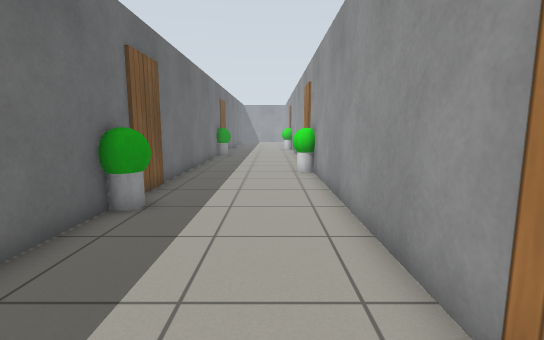
View 1 (above)

12 first-person views from a walk through a robot-simulator world made for Gazebo. The camera is 0.94 m above the floor, tilts 8° down and sees 85° across. The floor is counted in squares, 0.5 m on a side. Each view is taken from the middle of a square. On the plan, view 1 faces up. The plan holds only what a view shows up to about 16 squares ahead; the rest is blank. The place goes on beyond the plan. Simple patterns stand in for the simulator's built-in surfaces.

View 2
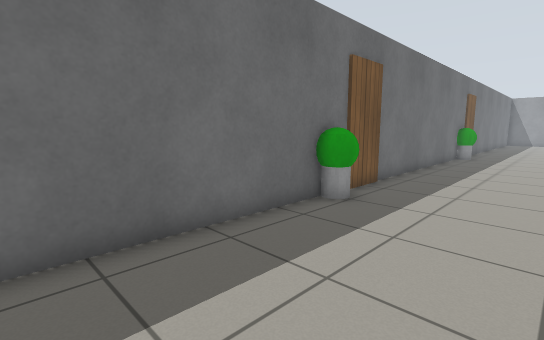

View 3
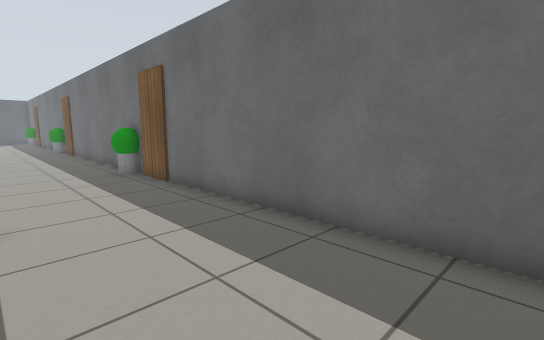

View 4
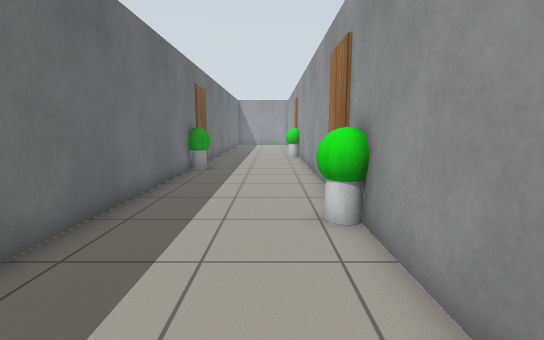

View 5
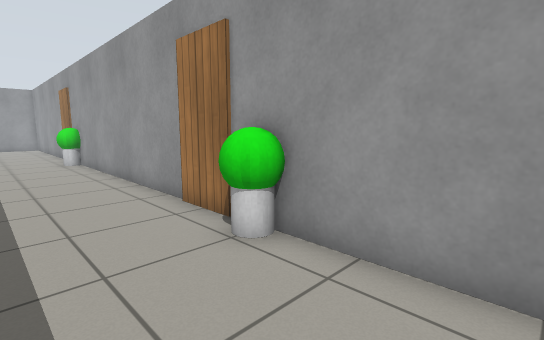

View 6
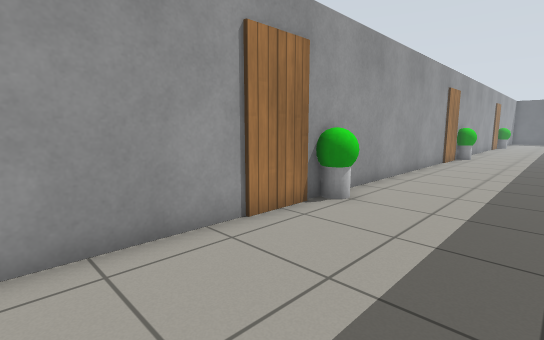

View 7
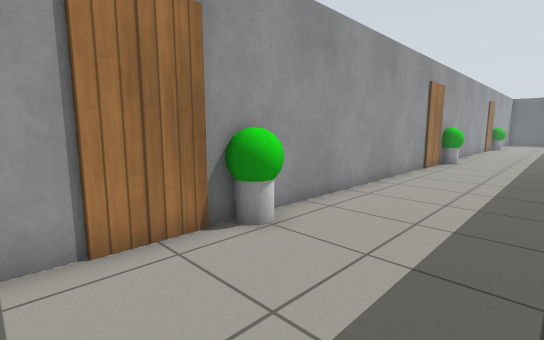

View 8
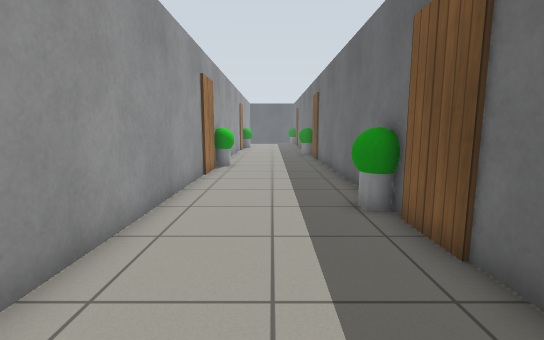

View 9
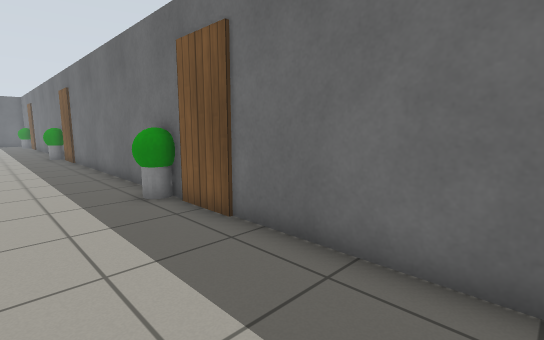

View 10
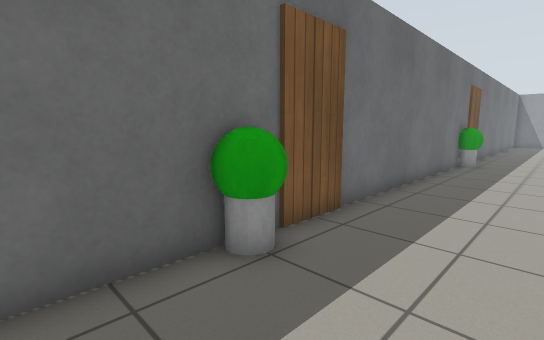

View 11
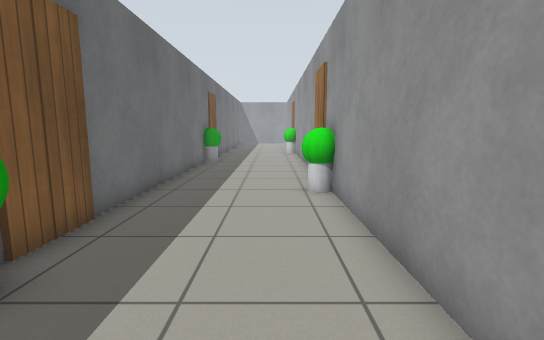

View 12
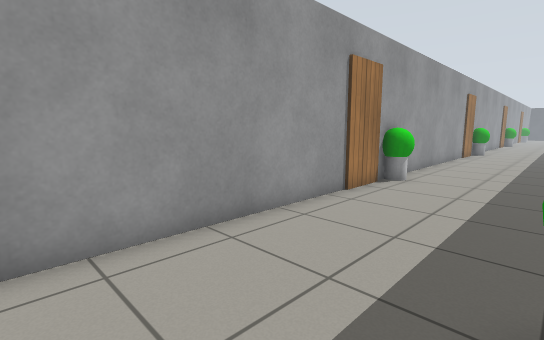

### Floor plan
Points are (right, up) in squares from view 1. A wall is a line through its corners. A room is listed if a view was taken in it or the views show most of it. See-through windows are left out.
Room 1 (views 1, 2, 3, 4, 5, 6, 7, 8, 9, 10, 11, 12)
walls: (-3.8, 8.1) (-3.8, -4); (1.8, 1.9) (1.8, 14); (1.8, 15.9) (1.8, 24.5); (-3.8, -6.1) (-3.8, -14.5); (-3.8, 22) (-3.8, 10.1); (1.8, -12.1) (1.8, 0)
objects: plant (-4, -7) to (-3, -7); door leaf (-4, -5); plant (-4, 7) to (-3, 7); door leaf (-4, 9); plant (-4, 21) to (-3, 21); door leaf (-4, 23); other object (1, -14); plant (1, -1) to (2, -1); plant (1, 13) to (2, 13)

Where each view was taken, in squares from view 1:
view 1: 0 up, 0 right, facing up
view 2: 0 up, 1 right, facing up-left
view 3: 6 up, 1 right, facing down-left
view 4: 7 up, 0 right, facing up
view 5: 9 up, 2 left, facing up-right
view 6: 6 up, 3 left, facing down-right
view 7: 3 up, 3 left, facing down-right
view 8: 0 up, 1 left, facing down
view 9: 1 up, 0 right, facing down-left
view 10: 4 up, 0 right, facing up-left
view 11: 4 up, 0 right, facing up
view 12: 24 up, 3 left, facing down-right
